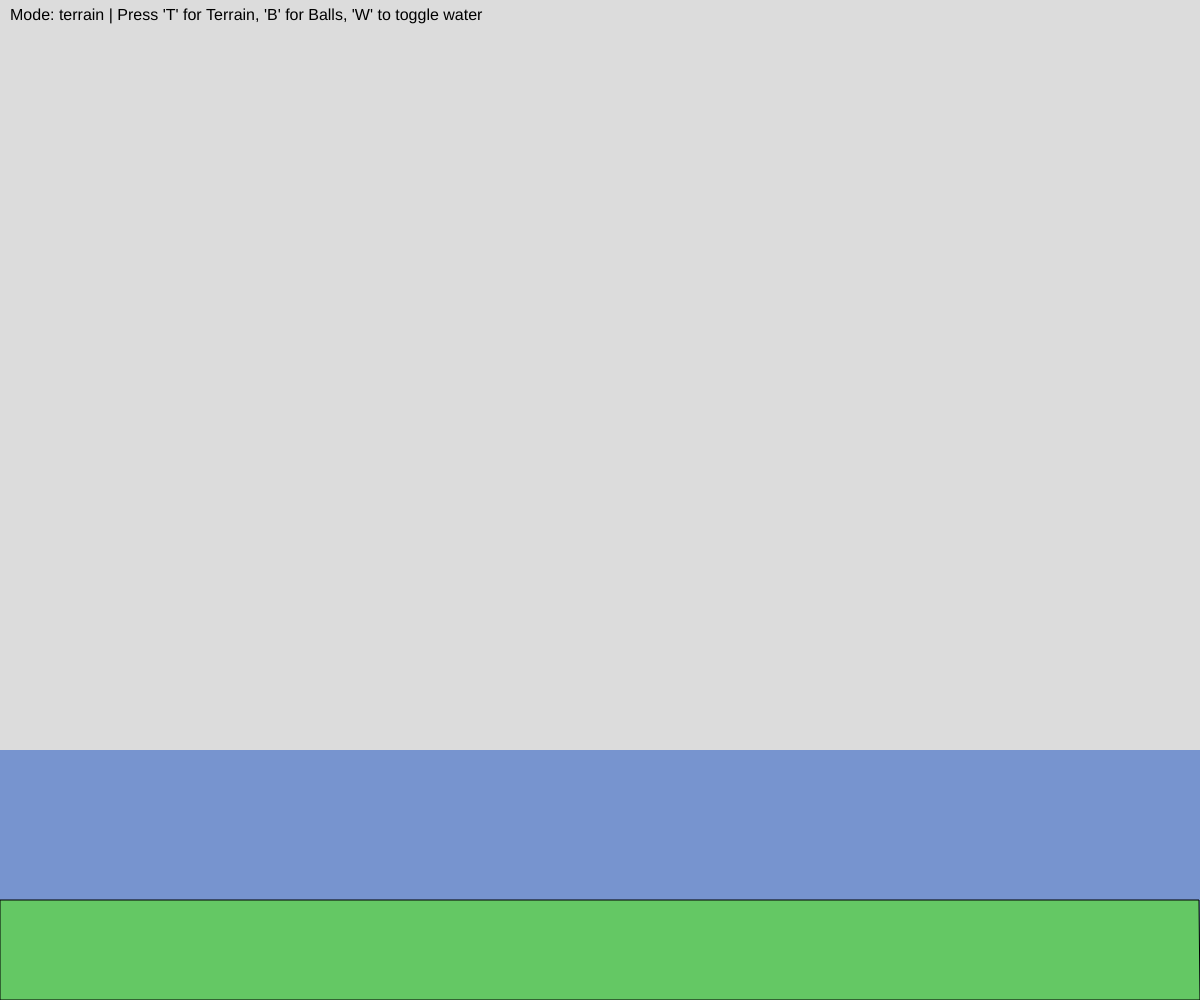
Frame 1 (no input)
Frame 60 (no input): identical to frame 1, image omitted
Frame 120 (the mouse pressed at the canvas centre since frame 60): identical to frame 1, image omitted

The p5.js sketch that drew this single still picture (run headless with seeded random() and noise() and a simulated clock; from frame 60 on, the mouse is pressed at the canvas centre):

// p5.js sketch
// ── sketch.js
let terrain = [];
let balls = [];
let gravity;
let terrainResolution = 1;
let mode = 'terrain';
let waterLevel;
let waterActive = true;

function setup() {
  createCanvas(windowWidth, windowHeight);
  gravity = createVector(0, 0.5);
  waterLevel = height * 0.75;

  for (let x = 0; x < width; x += terrainResolution) {
    terrain[x] = height - 100;
  }
}

function draw() {
  background(220);

  // Draw water
  if (waterActive) {
    fill(50, 100, 200, 150);
    noStroke();
    rect(0, waterLevel, width, height - waterLevel);
  }

  // Draw terrain
  stroke(0);
  fill(100, 200, 100);
  beginShape();
  vertex(0, height);
  for (let x = 0; x < width; x += terrainResolution) {
    if (terrain[x] === undefined) terrain[x] = height - 100;
    vertex(x, terrain[x]);
  }
  vertex(width, height);
  endShape(CLOSE);

  // Instructions
  fill(0);
  noStroke();
  textSize(16);
  text("Mode: " + mode + " | Press 'T' for Terrain, 'B' for Balls, 'W' to toggle water", 10, 20);

  // Update balls
  for (let i = balls.length - 1; i >= 0; i--) {
    let b = balls[i];
    b.applyForce(gravity);
    if (waterActive) b.applyWaterPhysics();
    b.update();
    b.checkCollision(terrain);
    b.checkBallCollision(balls);
    b.show();

    if (b.pos.y > height + 50) balls.splice(i, 1);
  }
}

function mouseDragged() {
  if (mode === 'terrain') {
    let radius = 20;
    for (let dx = -radius; dx <= radius; dx++) {
      let x = mouseX + dx;
      if (x >= 0 && x < terrain.length) {
        let dist = abs(dx);
        let influence = map(dist, 0, radius, 1, 0);
        terrain[x] = lerp(terrain[x], mouseY, influence);
      }
    }
  }
}

function mousePressed() {
  if (mode === 'balls') balls.push(new Ball(mouseX, mouseY, 15));
}

function keyPressed() {
  if (key === 'T' || key === 't') mode = 'terrain';
  if (key === 'B' || key === 'b') mode = 'balls';
  if (key === 'W' || key === 'w') waterActive = !waterActive;
}

function windowResized() {
  let oldWidth = width;
  let oldTerrain = terrain.slice();
  resizeCanvas(windowWidth, windowHeight);
  waterLevel = height * 0.75;

  let newTerrain = [];
  for (let x = 0; x < width; x += terrainResolution) {
    if (x < oldWidth) newTerrain[x] = oldTerrain[x];
    else newTerrain[x] = height - 100;
  }
  terrain = newTerrain;
}

// Ball class with rolling on slopes
class Ball {
  constructor(x, y, r) {
    this.pos = createVector(x, y);
    this.vel = createVector(0, 0);
    this.acc = createVector(0, 0);
    this.r = r;
  }

  applyForce(force) {
    this.acc.add(force);
  }

  applyWaterPhysics() {
    if (this.pos.y + this.r > waterLevel) {
      let submerged = constrain((this.pos.y + this.r - waterLevel) / (2 * this.r), 0, 1);
      let buoyancy = createVector(0, -gravity.y * submerged * 1.5);
      let drag = this.vel.copy().mult(-0.2 * submerged);
      this.applyForce(buoyancy);
      this.applyForce(drag);
    }
  }

  update() {
    this.vel.add(this.acc);
    this.pos.add(this.vel);
    this.acc.mult(0);
  }

  checkCollision(terrain) {
    let left = constrain(floor(this.pos.x - this.r), 0, terrain.length - 2);
    let right = constrain(floor(this.pos.x + this.r), 0, terrain.length - 2);

    // Find the lowest terrain point under ball
    let minY = this.pos.y + this.r;
    let slopeX = left;
    for (let x = left; x <= right; x++) {
        if (terrain[x] < minY) {
            minY = terrain[x];
            slopeX = x;
        }
    }

    if (this.pos.y + this.r > minY) {
        this.pos.y = minY - this.r;

        // Calculate slope vector
        let dx = 1;
        let dy = terrain[slopeX + 1] - terrain[slopeX];
        let slope = createVector(dx, dy).normalize();

        // Project gravity along the slope (downhill only)
        let gravityAlongSlope = createVector(gravity.x, gravity.y).dot(slope);
        this.vel.add(slope.copy().mult(gravityAlongSlope * 2)); // tweak multiplier for speed

        // Friction
        this.vel.mult(0.95);
    }
}


  checkBallCollision(balls) {
    for (let other of balls) {
      if (other === this) continue;
      let dir = p5.Vector.sub(this.pos, other.pos);
      let dist = dir.mag();
      let minDist = this.r + other.r;
      if (dist < minDist && dist !== 0) {
        let overlap = minDist - dist;
        dir.normalize();
        this.pos.add(dir.copy().mult(overlap / 2));
        other.pos.sub(dir.copy().mult(overlap / 2));
        let v1 = this.vel.copy();
        let v2 = other.vel.copy();
        this.vel = v1.copy().sub(dir.copy().mult(dir.dot(v1.sub(v2))));
        other.vel = v2.copy().sub(dir.copy().mult(dir.dot(v2.sub(v1))));
      }
    }
  }

  show() {
    fill(200, 50, 50);
    stroke(0);
    ellipse(this.pos.x, this.pos.y, this.r * 2);
  }
}
